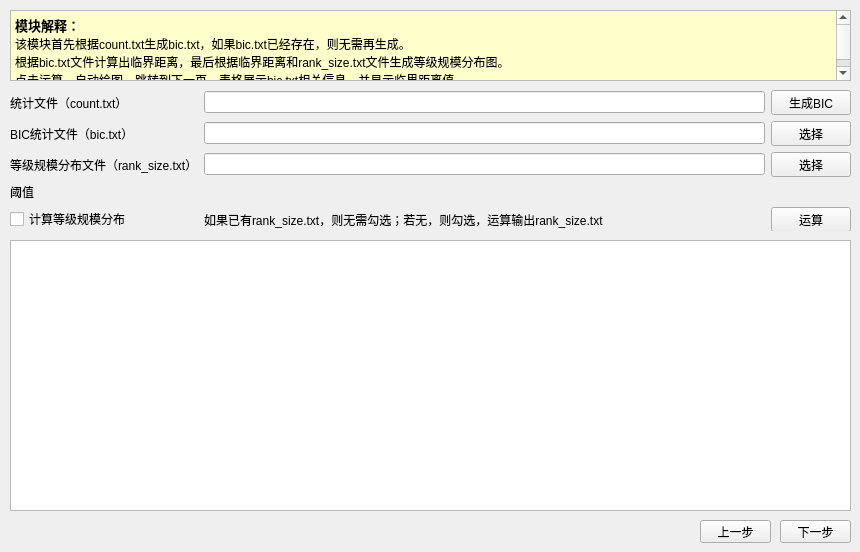
    <widget class="QWidget" name="tab_2">
     <attribute name="title">
      <string>Step3 曲线拟合</string>
     </attribute>
     <widget class="QTableView" name="tableView">
      <property name="geometry">
       <rect>
        <x>10</x>
        <y>240</y>
        <width>841</width>
        <height>271</height>
       </rect>
      </property>
     </widget>
     <widget class="QPushButton" name="pushButton_3">
      <property name="geometry">
       <rect>
        <x>780</x>
        <y>520</y>
        <width>71</width>
        <height>23</height>
       </rect>
      </property>
      <property name="text">
       <string>下一步</string>
      </property>
     </widget>
     <widget class="QPushButton" name="pushButton_4">
      <property name="geometry">
       <rect>
        <x>700</x>
        <y>520</y>
        <width>71</width>
        <height>23</height>
       </rect>
      </property>
      <property name="text">
       <string>上一步</string>
      </property>
     </widget>
     <widget class="QWidget" name="gridLayoutWidget_2">
      <property name="geometry">
       <rect>
        <x>10</x>
        <y>90</y>
        <width>841</width>
        <height>141</height>
       </rect>
      </property>
      <layout class="QGridLayout" name="gridLayout_2">
       <item row="0" column="0">
        <widget class="QLabel" name="label_5">
         <property name="text">
          <string>统计文件（count.txt）</string>
         </property>
        </widget>
       </item>
       <item row="0" column="2">
        <widget class="QLineEdit" name="count_Path">
         <property name="toolTip">
          <string>选填</string>
         </property>
        </widget>
       </item>
       <item row="0" column="3">
        <widget class="QPushButton" name="pushButton_5">
         <property name="text">
          <string>生成BIC</string>
         </property>
        </widget>
       </item>
       <item row="2" column="2">
        <widget class="QLineEdit" name="rspath">
         <property name="toolTip">
          <string>选填</string>
         </property>
        </widget>
       </item>
       <item row="2" column="0">
        <widget class="QLabel" name="label_8">
         <property name="text">
          <string>等级规模分布文件（rank_size.txt）</string>
         </property>
        </widget>
       </item>
       <item row="2" column="3">
        <widget class="QPushButton" name="pushButton_10">
         <property name="text">
          <string>选择</string>
         </property>
        </widget>
       </item>
       <item row="3" column="2">
        <widget class="QLabel" name="range">
         <property name="text">
          <string/>
         </property>
        </widget>
       </item>
       <item row="4" column="3">
        <widget class="QPushButton" name="pushButton_9">
         <property name="text">
          <string>运算</string>
         </property>
        </widget>
       </item>
       <item row="3" column="0">
        <widget class="QLabel" name="label_3">
         <property name="text">
          <string>阈值</string>
         </property>
        </widget>
       </item>
       <item row="4" column="0">
        <widget class="QCheckBox" name="iscalrs">
         <property name="text">
          <string>计算等级规模分布</string>
         </property>
        </widget>
       </item>
       <item row="1" column="0">
        <widget class="QLabel" name="label_10">
         <property name="text">
          <string>BIC统计文件（bic.txt）</string>
         </property>
        </widget>
       </item>
       <item row="1" column="2">
        <widget class="QLineEdit" name="bicpath">
         <property name="toolTip">
          <string>必填</string>
         </property>
        </widget>
       </item>
       <item row="1" column="3">
        <widget class="QPushButton" name="pushButton_12">
         <property name="text">
          <string>选择</string>
         </property>
        </widget>
       </item>
       <item row="4" column="2">
        <widget class="QLabel" name="label_15">
         <property name="text">
          <string>如果已有rank_size.txt，则无需勾选；若无，则勾选，运算输出rank_size.txt</string>
         </property>
        </widget>
       </item>
      </layout>
     </widget>
     <widget class="QTextBrowser" name="textBrowser_2">
      <property name="geometry">
       <rect>
        <x>10</x>
        <y>10</y>
        <width>841</width>
        <height>71</height>
       </rect>
      </property>
      <property name="html">
       <string>&lt;!DOCTYPE HTML PUBLIC &quot;-//W3C//DTD HTML 4.0//EN&quot; &quot;http://www.w3.org/TR/REC-html40/strict.dtd&quot;&gt;
&lt;html&gt;&lt;head&gt;&lt;meta name=&quot;qrichtext&quot; content=&quot;1&quot; /&gt;&lt;style type=&quot;text/css&quot;&gt;
p, li { white-space: pre-wrap; }
&lt;/style&gt;&lt;/head&gt;&lt;body style=&quot; font-family:'SimSun'; font-size:9pt; font-weight:400; font-style:normal;&quot; bgcolor=&quot;#ffffcc&quot;&gt;
&lt;p style=&quot; margin-top:0px; margin-bottom:0px; margin-left:0px; margin-right:0px; -qt-block-indent:0; text-indent:0px;&quot;&gt;&lt;span style=&quot; font-size:10pt; font-weight:600;&quot;&gt;模块解释：&lt;/span&gt;&lt;/p&gt;
&lt;p style=&quot; margin-top:0px; margin-bottom:0px; margin-left:0px; margin-right:0px; -qt-block-indent:0; text-indent:0px;&quot;&gt;该模块首先根据count.txt生成bic.txt，如果bic.txt已经存在，则无需再生成。&lt;/p&gt;
&lt;p style=&quot; margin-top:0px; margin-bottom:0px; margin-left:0px; margin-right:0px; -qt-block-indent:0; text-indent:0px;&quot;&gt;根据bic.txt文件计算出临界距离，最后根据临界距离和rank_size.txt文件生成等级规模分布图。&lt;/p&gt;
&lt;p style=&quot; margin-top:0px; margin-bottom:0px; margin-left:0px; margin-right:0px; -qt-block-indent:0; text-indent:0px;&quot;&gt;点击运算，自动绘图，跳转到下一页。表格展示bic.txt相关信息，并显示临界距离值。&lt;/p&gt;&lt;/body&gt;&lt;/html&gt;</string>
      </property>
     </widget>
    </widget>
